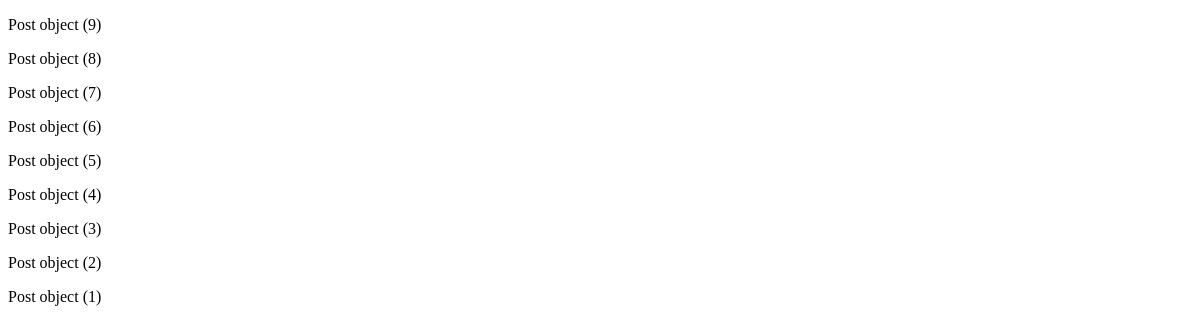
Page /fbv/list on the earlier database version.
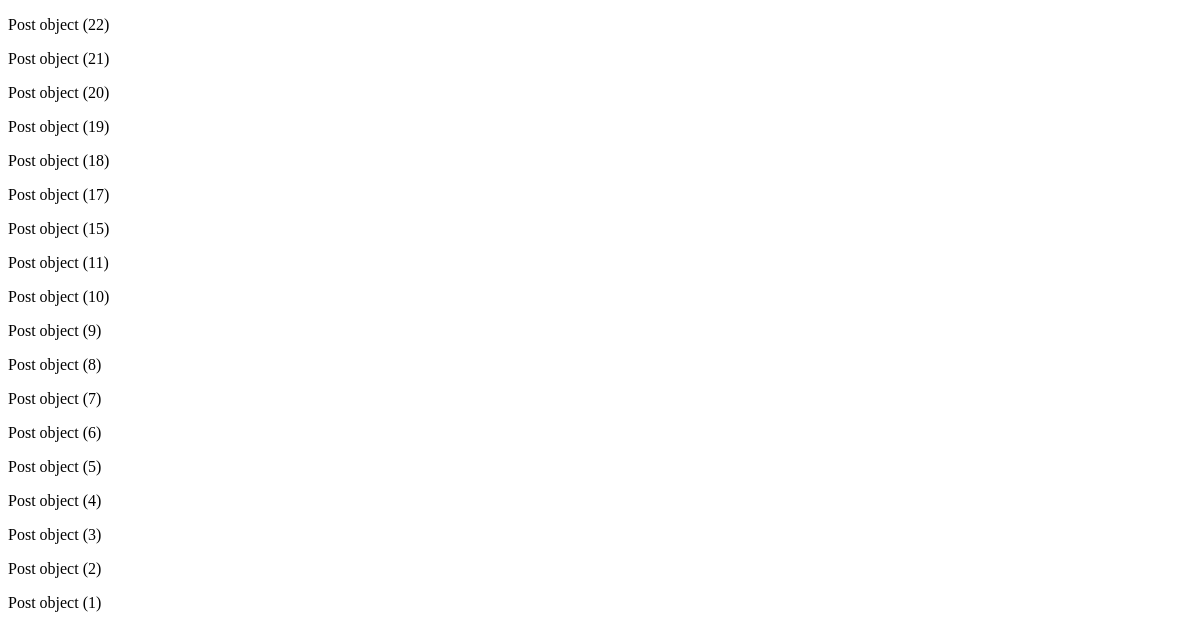
Same page on the later database version.
### posts/models.py (models this page shows)
class Post(models.Model):
    image = models.ImageField(verbose_name='이미지',null=True, blank=True)
    content = models.TextField(verbose_name='내용')
    created_at = models.DateTimeField(verbose_name='작성일',auto_now_add= True)
    view_count = models.IntegerField(verbose_name='조회수',default = 0 )
    writer = models.ForeignKey(to=User, on_delete = models.CASCADE, null=True, blank=True)

### posts/views.py (the view)
# urls.py: path('fbv/list',function_list_view),
def function_list_view(request):
    object_list = Post.objects.all().order_by('-id')
    return render(request,'cbv_view.html',{'object_list':object_list})

### posts/templates/cbv_view.html (shortened to what this page needs)
<!DOCTYPE html>
<html lang="en">
<head>
</head>
<body>
    {% for object in object_list %}
       <p> {{ object }}</p>
    {% endfor %}
</body>
</html>

Differences in the rows shown:
added Post: id "Post object (22)"
added Post: id "Post object (21)"
added Post: id "Post object (20)"
added Post: id "Post object (19)"
added Post: id "Post object (18)"
added Post: id "Post object (17)"
added Post: id "Post object (15)"
added Post: id "Post object (11)"
added Post: id "Post object (10)"
